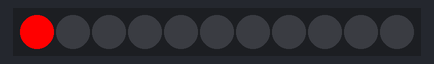
A sketch run on a simulated Arduino Uno, built with avr-gcc and run on an emulated ATmega328P. On the bench: 11 RGB LEDs in strip order, left to right.

Above: at 0.07 s.
At 0.82 s:
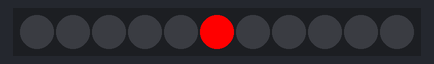
At 1.58 s:
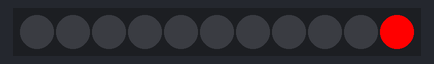
At 2.03 s:
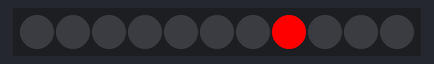
At 2.48 s:
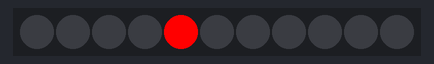
At 3.23 s:
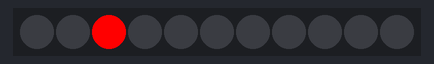

Measured:
- by itself, everything shown: repeats every 2.9 s, in 19 steps

The sketch:

sketch_nov12a.ino
```cpp
#include <Adafruit_NeoPixel.h>

//Designamos nuestro pin de datos
#define PIN 6
//Designamos cuantos pixeles tenemos en nuestra cinta led RGB
#define NUMPIXELS 11

Adafruit_NeoPixel pixels
= Adafruit_NeoPixel(NUMPIXELS, PIN, NEO_GRB + NEO_KHZ800);

int pausa =150;
void setup() {
// Inicializamos nuestra cinta led RGB
  pixels.begin();
  pixels.show();
}

void loop() {

 pixels.setPixelColor(0,255,0,0);
 pixels.show();
 delay(pausa);
 pixels.setPixelColor(0,0,0,0);
 pixels.setPixelColor(1,255,0,0);
 pixels.show();
 delay(pausa);
 pixels.setPixelColor(1,0,0,0);
  pixels.setPixelColor(2,255,0,0);
 pixels.show();
 delay(pausa);
 pixels.setPixelColor(2,0,0,0);
  pixels.setPixelColor(3,255,0,0);
 pixels.show();
 delay(pausa);
 pixels.setPixelColor(3,0,0,0);
  pixels.setPixelColor(4,255,0,0);
 pixels.show();
 delay(pausa);
 pixels.setPixelColor(4,0,0,0);
  pixels.setPixelColor(5,255,0,0);
 pixels.show();
 delay(pausa);
 pixels.setPixelColor(5,0,0,0);
  pixels.setPixelColor(6,255,0,0);
 pixels.show();
 delay(pausa);
 pixels.setPixelColor(6,0,0,0);
  pixels.setPixelColor(7,255,0,0);
 pixels.show();
 delay(pausa);
 pixels.setPixelColor(7,0,0,0);
  pixels.setPixelColor(8,255,0,0);
 pixels.show();
 delay(pausa);
 pixels.setPixelColor(8,0,0,0);
  pixels.setPixelColor(9,255,0,0);
 pixels.show();
 delay(pausa);
 pixels.setPixelColor(9,0,0,0);
  pixels.setPixelColor(10,255,0,0);
 pixels.show();
 delay(pausa);
 pixels.setPixelColor(10,0,0,0);

  pixels.setPixelColor(9,255,0,0);
 pixels.show();
 delay(pausa);
 pixels.setPixelColor(9,0,0,0);
  pixels.setPixelColor(8,255,0,0);
 pixels.show();
 delay(pausa);
 pixels.setPixelColor(8,0,0,0);
  pixels.setPixelColor(7,255,0,0);
 pixels.show();
 delay(pausa);
 pixels.setPixelColor(7,0,0,0);
  pixels.setPixelColor(6,255,0,0);
 pixels.show();
 delay(pausa);
 pixels.setPixelColor(6,0,0,0);
  pixels.setPixelColor(5,255,0,0);
 pixels.show();
 delay(pausa);
 pixels.setPixelColor(5,0,0,0);
  pixels.setPixelColor(4,255,0,0);
 pixels.show();
 delay(pausa);
 pixels.setPixelColor(4,0,0,0);
  pixels.setPixelColor(3,255,0,0);
 pixels.show();
 delay(pausa);
 pixels.setPixelColor(3,0,0,0);
  pixels.setPixelColor(2,255,0,0);
 pixels.show();
 delay(pausa);
 pixels.setPixelColor(2,0,0,0);

}
```
